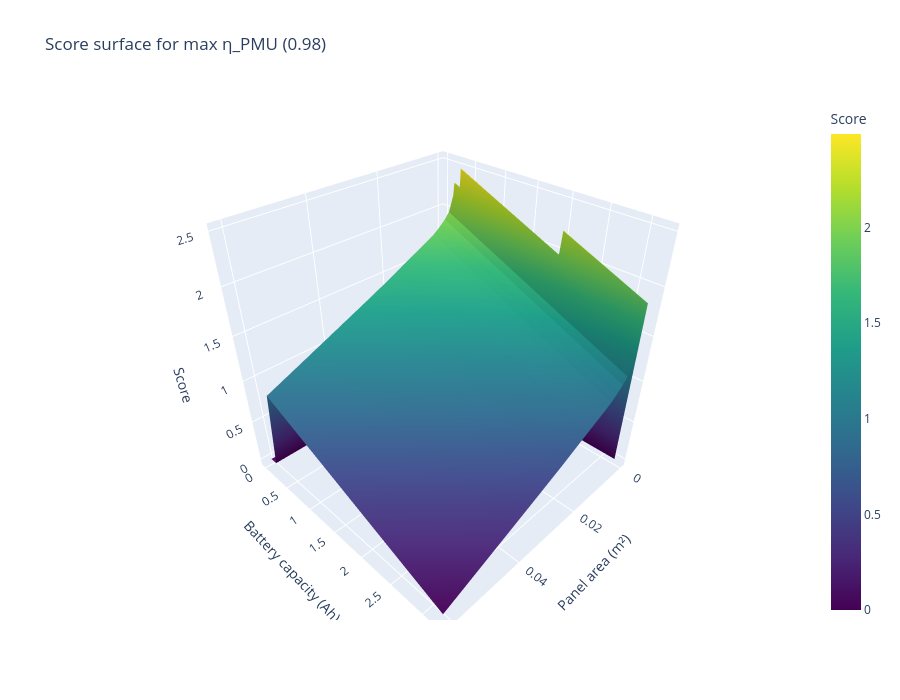

Source (notebook cell):
### Markdown cell above
## Score at Maximum PMU Efficiency (not best configs)

### Code cell
eta_max = summary["eta_PMU"].max()
df_plane = summary[summary["eta_PMU"] == eta_max].copy()

df_pivot = (
    df_plane
    .pivot_table(
        index="C_batt_Ah",
        columns="panel_area_m2",
        values="score",
        aggfunc="mean"
    )
    .sort_index()
    .sort_index(axis=1)
)

X = df_pivot.columns.values
Y = df_pivot.index.values
X_grid, Y_grid = np.meshgrid(X, Y)
Z = df_pivot.values

fig = go.Figure(
    data=[
        go.Surface(
            x=X_grid,
            y=Y_grid,
            z=Z,
            colorscale="Viridis",
            colorbar={"title": "Score"}
        )
    ]
)

fig.update_layout(
    title=f"Score surface for max η_PMU ({eta_max})",
    scene=dict(
        xaxis_title="Panel area (m²)",
        yaxis_title="Battery capacity (Ah)",
        zaxis_title="Score"
    ),
    width=900,
    height=700
)

fig.show()

### Figure 1 — Plotly figure (JSON) as saved in the notebook; plotly's stock layout.template omitted (floating-point values rounded to 4 significant figures; data arrays with more than 128 entries replaced by an {"elided": "..."} marker saying what was removed)
{"data": [{"colorbar": {"title": {"text": "Score"}}, "colorscale": [[0, "#440154"], [0.1111, "#482878"], [0.2222, "#3e4989"], [0.3333, "#31688e"], [0.4444, "#26828e"], [0.5556, "#1f9e89"], [0.6667, "#35b779"], [0.7778, "#6ece58"], [0.8889, "#b5de2b"], [1, "#fde725"]], "type": "surface", "x": {"elided": "22x19 float values"}, "y": {"elided": "22x19 float values"}, "z": {"elided": "22x19 float values"}}], "layout": {"height": 700, "scene": {"xaxis": {"title": {"text": "Panel area (m²)"}}, "yaxis": {"title": {"text": "Battery capacity (Ah)"}}, "zaxis": {"title": {"text": "Score"}}}, "title": {"text": "Score surface for max η_PMU (0.98)"}, "width": 900}}
